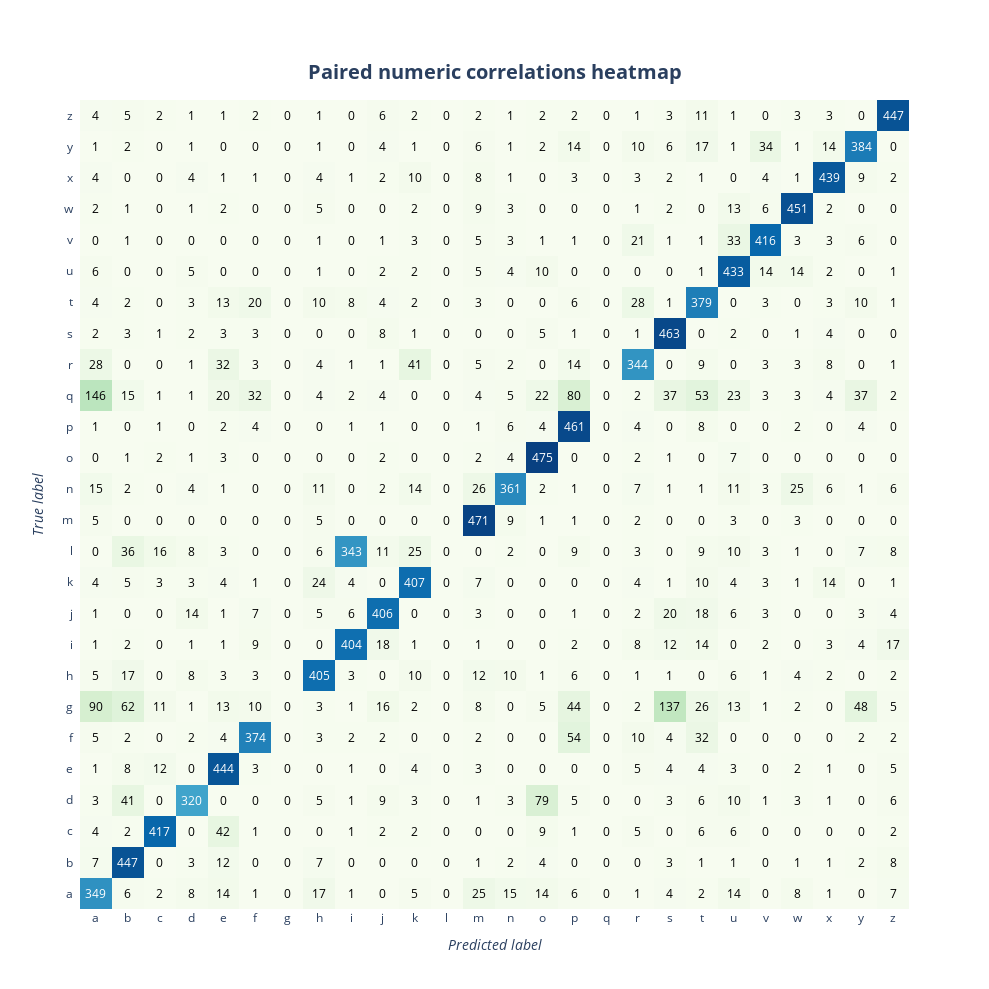

Write notebook code for a chart like this one.
### Markdown cell above
**Comment:** *Построим `Confusion matrix` для визуализации результатов предсказания модели, сработавшей на 73,05% верно.*

### Code cell
draw_confmatrix(test_data.targets, predicted_values[3].argmax(dim=1))
